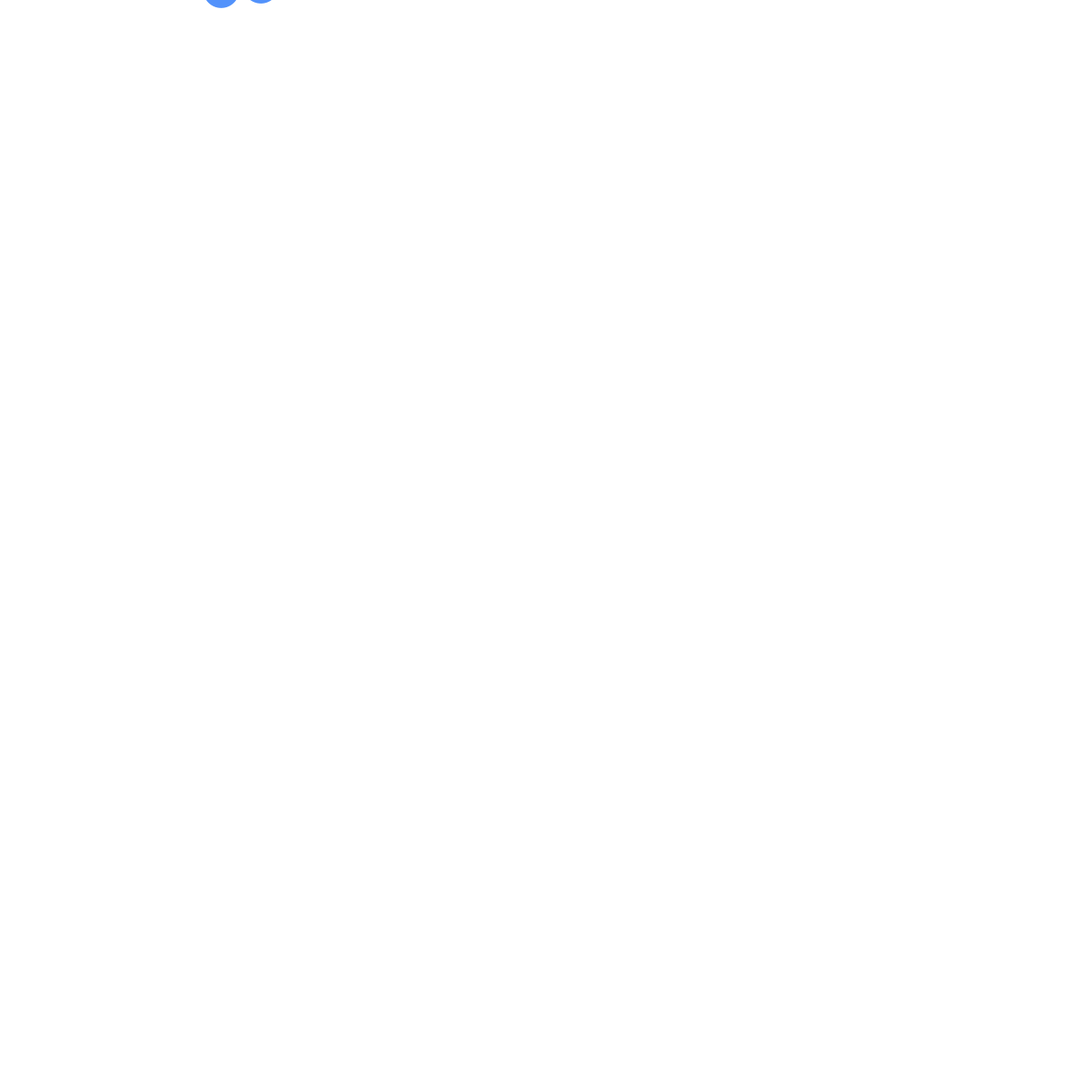
Frame 1 (no input)
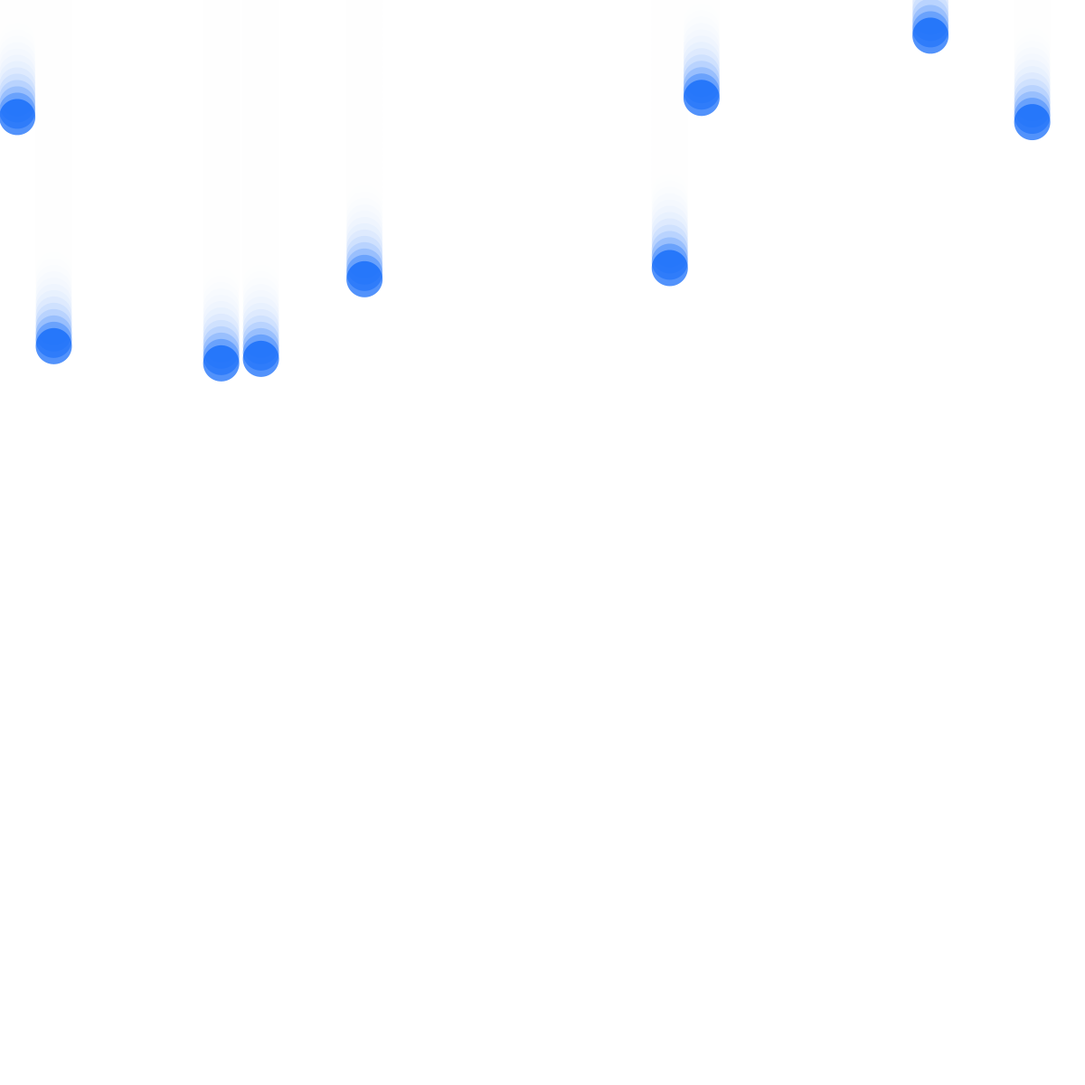
Frame 60 (the mouse pressed at the canvas centre just before this capture)
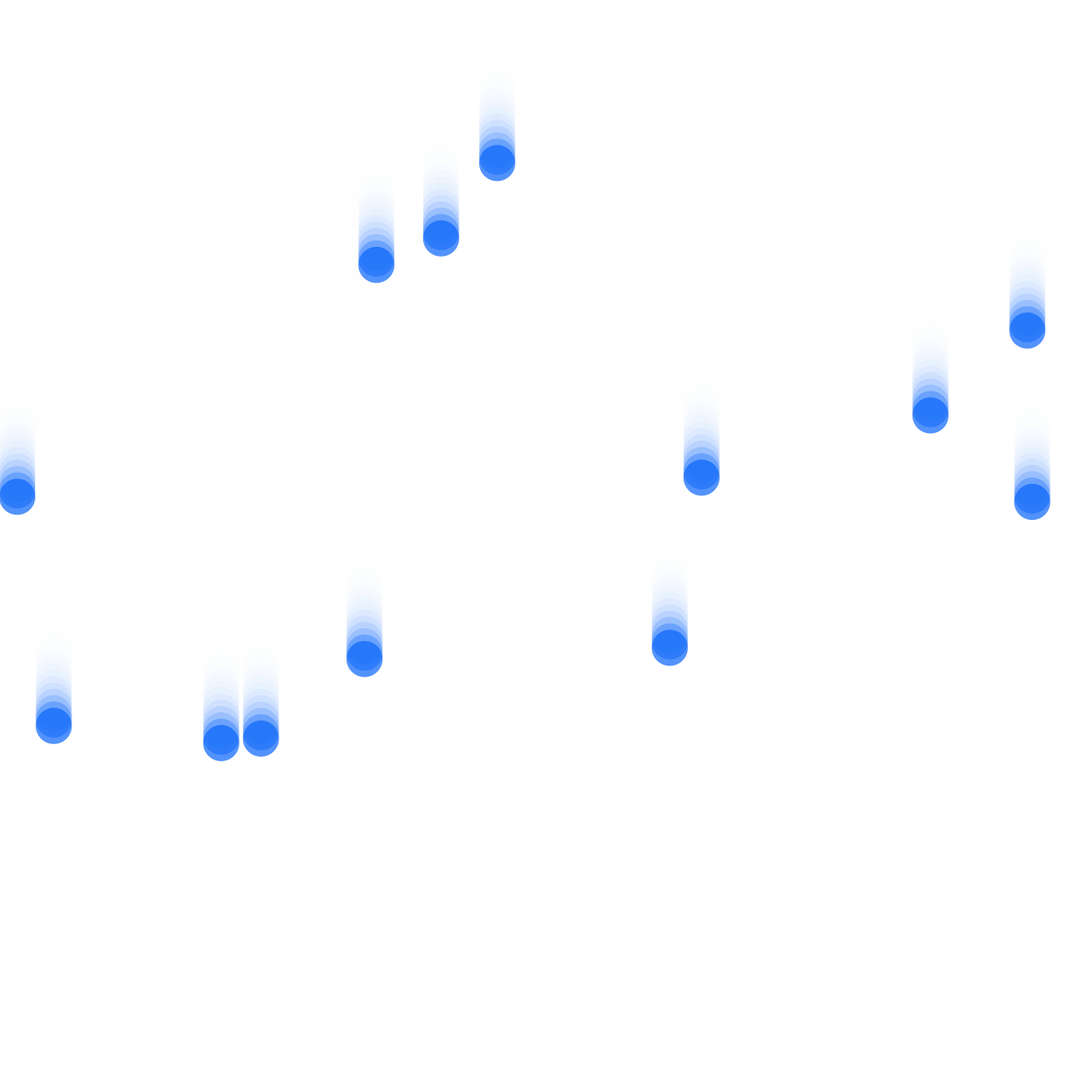
Frame 120 (the mouse held since frame 60 and released just before this capture)

The Processing sketch that drew these frames (run headless with seeded random() and noise(); from frame 60 on, the mouse is pressed at the canvas centre):

// Processing sketch: OOP_precipitation
// ── OOP_precipitation.pde
int numDrops = 14;
Rain[] drops = new Rain[numDrops]; // declare and create the array

void setup() {
  size(1200, 1200);
  background(255);
  smooth();
  noStroke();
  // loop through array to create each raindrop object
  for (int i = 0; i < drops.length; i++) {
    drops[i] = new Rain(); // create each object
  }
}

void draw(){
  fill(255, 80);
  rect(0, 0, width, height);
  // loop through array to use objects.
  for (int i = 0; i < drops.length; i++) {
    drops[i].fall();
  }
}

// user-defined class
class Rain {
  float x = random(width);
  float y = random(-height);

  void fall() {
    y = y + 7;
    fill(10, 100, 250, 180);
    ellipse(x, y, 40, 40);

   // if raindrop falls out of bounds, reset its position
   if (y > height) {
   x = random(width);
   y = random(-200);
   }
  }
}
